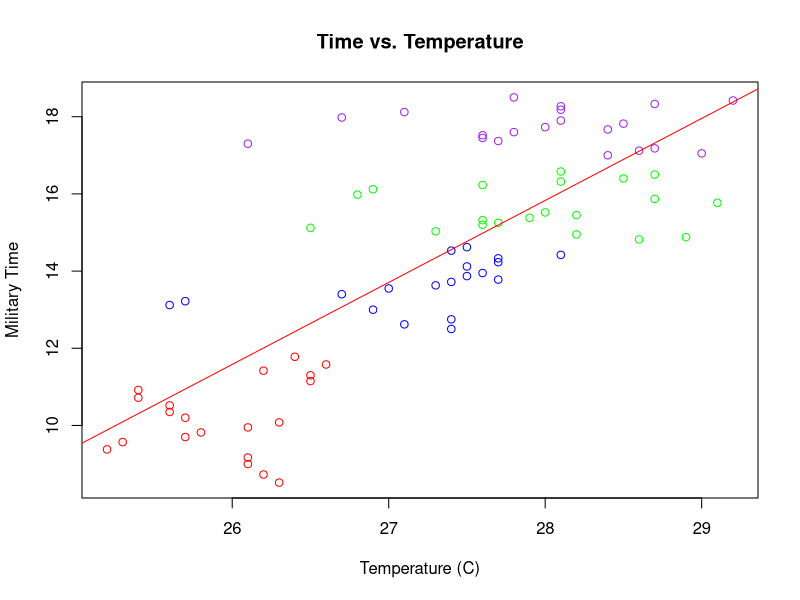
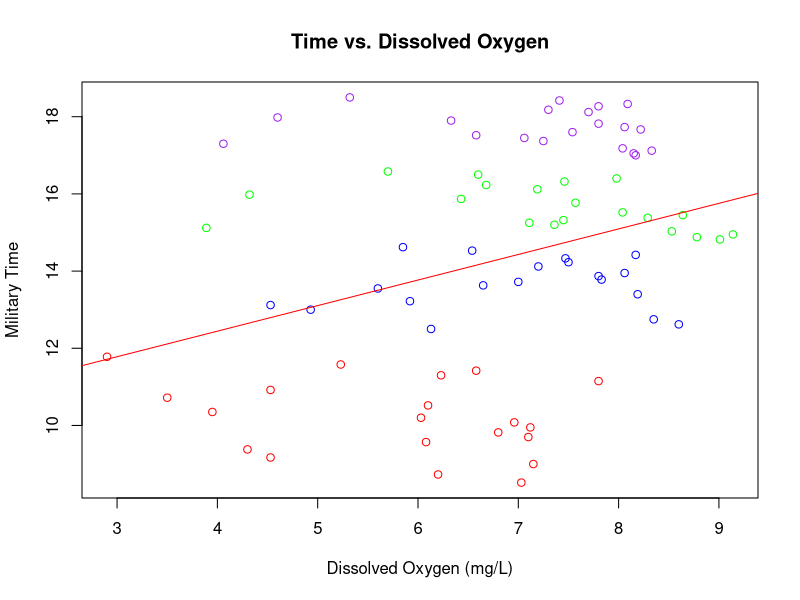
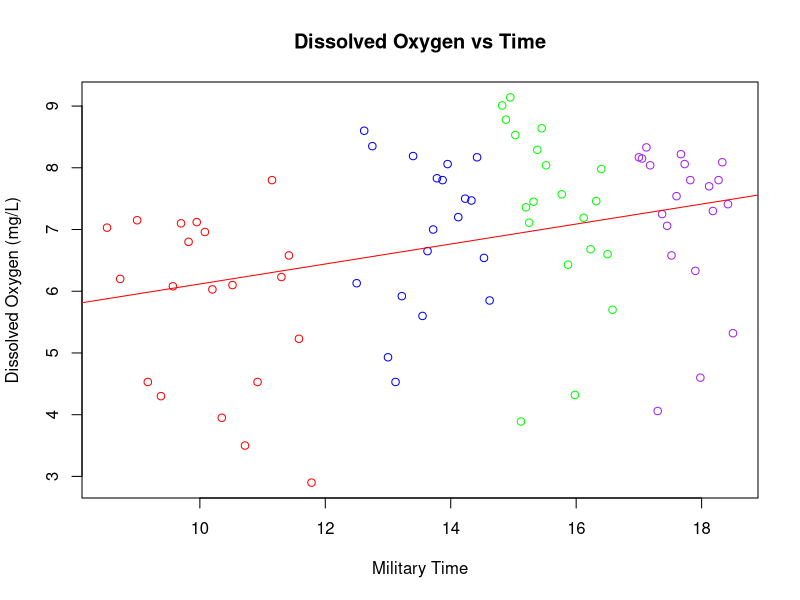
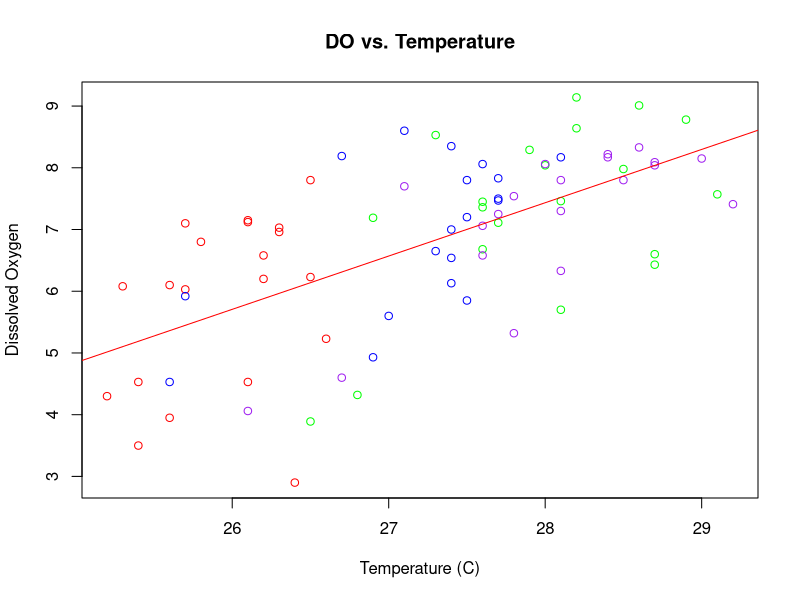
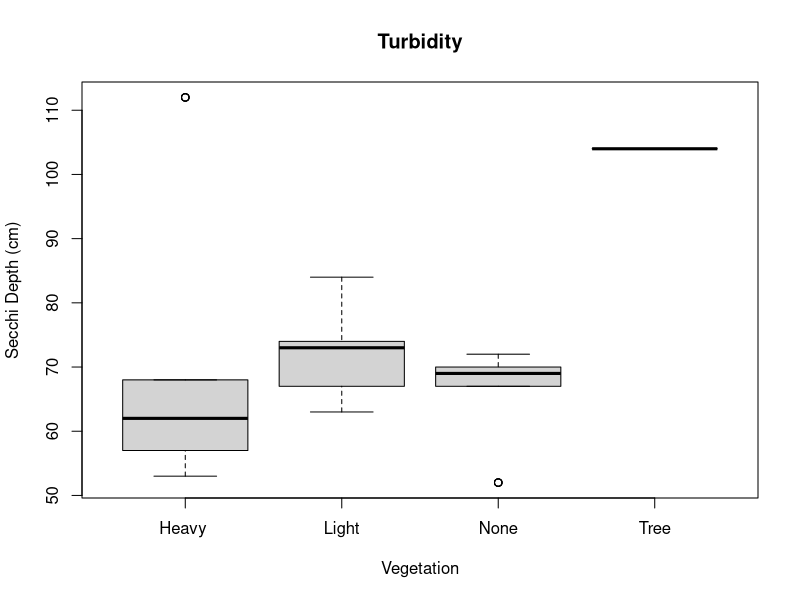
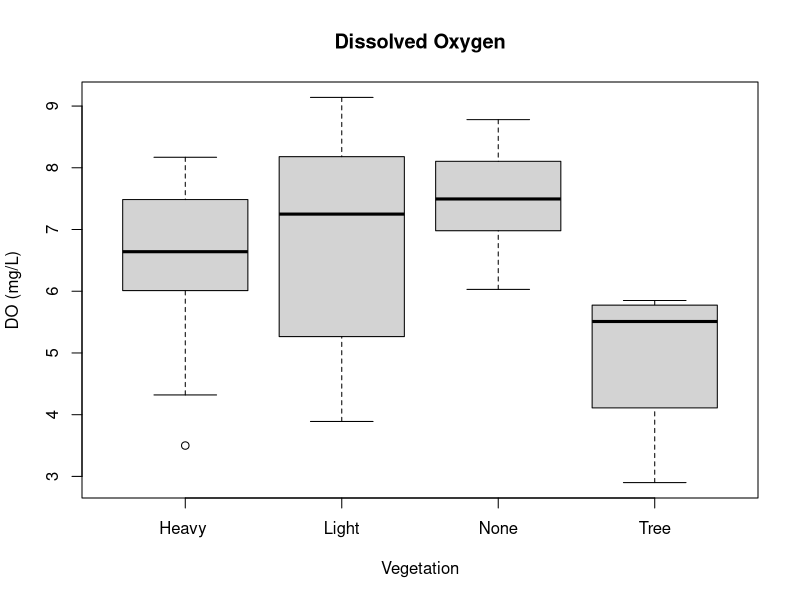
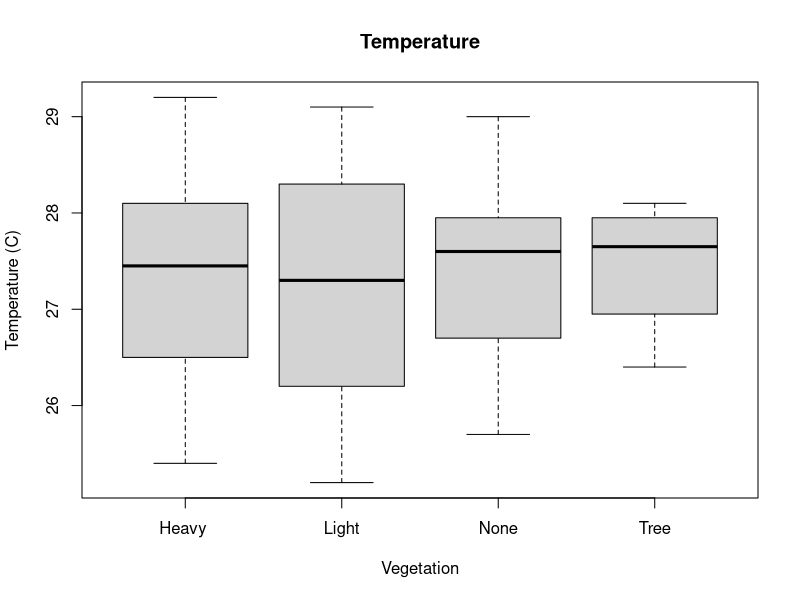

These charts were generated, in order, by the following R code:
##plot measurements of DO and temp vs time
#Temp
dat<-read.csv("_dat/2019_6_13edt.csv")
plot(Decimal.Time~Temp,data=dat, main="Time vs. Temperature",
     xlab="Temperature (C)",
     ylab="Military Time",
     type="n")
points(Decimal.Time~Temp,data=dat,
       subset=Measurement.Number=="1",
       col="red")
points(Decimal.Time~Temp,data=dat,
       subset=Measurement.Number=="2",
       col="blue")
points(Decimal.Time~Temp,data=dat,
       subset=Measurement.Number=="3",
       col="green")
points(Decimal.Time~Temp,data=dat,
       subset=Measurement.Number=="4",
       col="purple")
abline(lm(Decimal.Time~Temp, data=dat), col="red")

##Temperature is obviously increasing with time.
lm(Decimal.Time~Temp, data=dat)

#DO
plot(Decimal.Time~DO,data=dat,  main="Time vs. Dissolved Oxygen",
     xlab="Dissolved Oxygen (mg/L)",
     ylab="Military Time",
     type="n")
points(Decimal.Time~DO,data=dat,
       subset=Measurement.Number=="1",
       col="red")
points(Decimal.Time~DO,data=dat,
       subset=Measurement.Number=="2",
       col="blue")
points(Decimal.Time~DO,data=dat,
       subset=Measurement.Number=="3",
       col="green")
points(Decimal.Time~DO,data=dat,
       subset=Measurement.Number=="4",
       col="purple")
abline(lm(Decimal.Time~DO, data=dat), col="red")

##The pattern of increasing DO is less obvious than temperature. Let's flip the axis.

plot(DO~Decimal.Time,data=dat,  main="Dissolved Oxygen vs Time",
     xlab="Military Time",
     ylab="Dissolved Oxygen (mg/L)",
     type="n")
points(DO~Decimal.Time,data=dat,
       subset=Measurement.Number=="1",
       col="red")
points(DO~Decimal.Time,data=dat,
       subset=Measurement.Number=="2",
       col="blue")
points(DO~Decimal.Time,data=dat,
       subset=Measurement.Number=="3",
       col="green")
points(DO~Decimal.Time,data=dat,
       subset=Measurement.Number=="4",
       col="purple")
abline(lm(DO~Decimal.Time, data=dat), col="red")

##I like that alot better. I feel like a nlm would fit this better. There is a more obvious shift between measurement times 1 and 2. Which is how you would expect DO to behave.

plot(DO~Temp,data=dat, main="DO vs. Temperature",
     xlab="Temperature (C)",
     ylab="Dissolved Oxygen",
     type="n")
points(DO~Temp,data=dat,
       subset=Measurement.Number=="1",
       col="red")
points(DO~Temp,data=dat,
       subset=Measurement.Number=="2",
       col="blue")
points(DO~Temp,data=dat,
       subset=Measurement.Number=="3",
       col="green")
points(DO~Temp,data=dat,
       subset=Measurement.Number=="4",
       col="purple")
abline(lm(DO~Temp, data=dat), col="red")

##I liiiiike this graph. 
lm(DO~Temp, data=dat)

##Make boxplots separating data by vegetation type
boxplot(Turbidity~Veg, data=dat, main="Turbidity", xlab="Vegetation", ylab="Secchi Depth (cm)")
boxplot(DO~Veg, data=dat, main="Dissolved Oxygen",xlab="Vegetation", ylab="DO (mg/L)")
boxplot(Temp~Veg, data=dat, main="Temperature", xlab="Vegetation", ylab="Temperature (C)")

##I feel okay about not allocating sampling based on vegetation type. Vegetation clearly affects DO and turbidity, but at this point I'm not sure how much veg will be left or where it would even be. 

##I think we would be alright to make a single morning pass over all 20 points. This smpling occasion shows relationships between time, DO, and temperature that we can use later if we really want to look a changes within the day.


#I still need to look at DO profile data.
